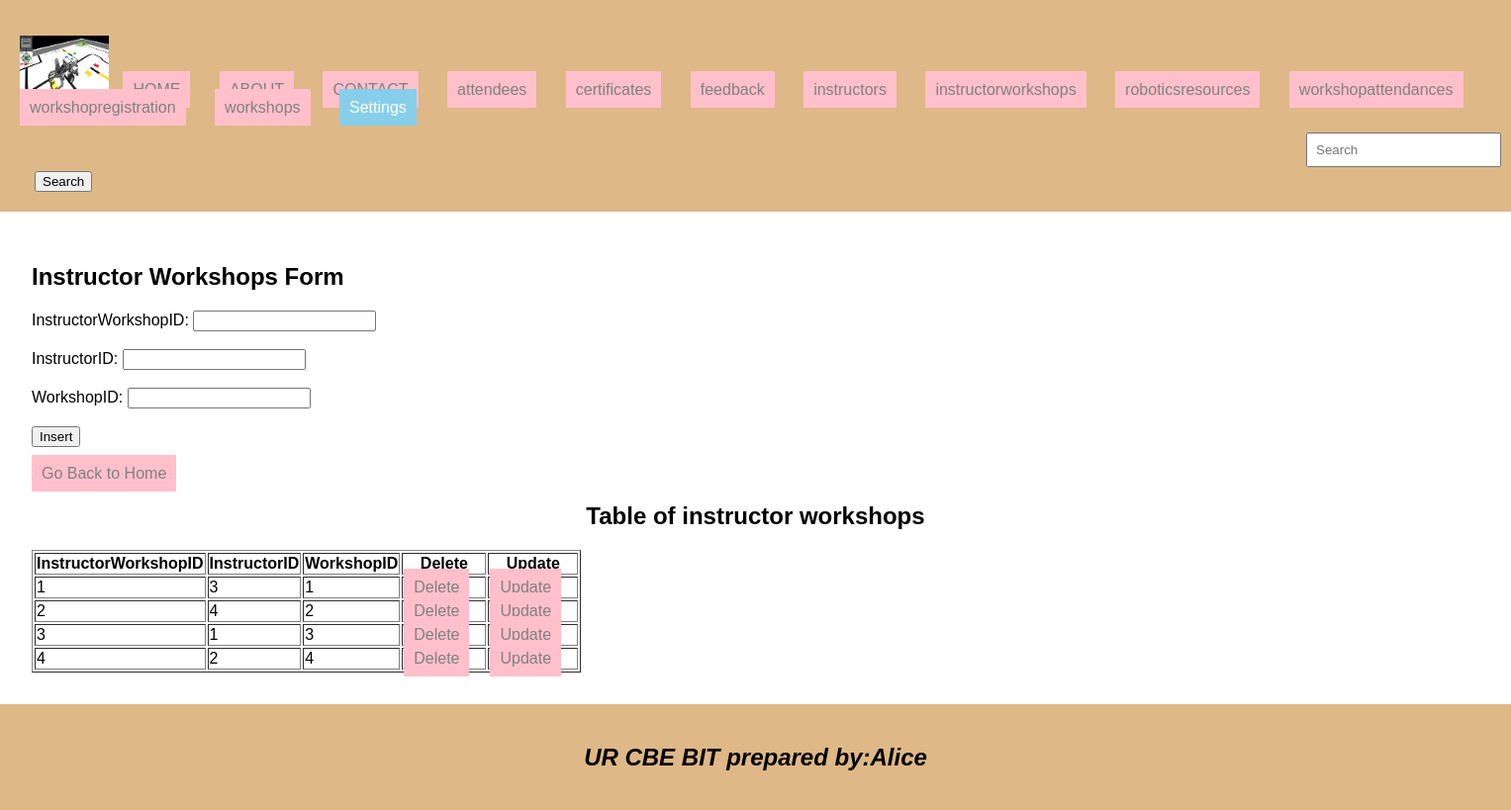
/instructorworkshops.php, run on the app's committed database.
### tables this page shows
CREATE TABLE `instructorworkshops` (
  `InstructorWorkshopID` int(11) NOT NULL,
  `InstructorID` int(11) NOT NULL,
  `WorkshopID` int(11) NOT NULL
);

### instructorworkshops.php (the view, shortened to what this page needs)
<!DOCTYPE html>
<html lang="en">
<head>
    <link rel="stylesheet" type="text/css" href="style.css" title="style 1" media="screen, tv, projection, handheld, print"/>
</head>
<body>
<header>
     <ul style="list-style-type: none; padding: 0;">
    <li style="display: inline; margin-right: 10px;">
    <img src="./images/images.jpeg" width="90" height="60" alt="Logo">
  </li>
    <li style="display: inline; margin-right: 10px;"><a href="./home.html">HOME</a>
  </li>
    <li style="display: inline; margin-right: 10px;"><a href="./about.html">ABOUT</a>
  </li>
    <li style="display: inline; margin-right: 10px;"><a href="./contact.html">CONTACT</a>
  </li>
    <li style="display: inline; margin-right: 10px;"><a href="./attendees.php">attendees</a>
  </li>
    <li style="display: inline; margin-right: 10px;"><a href="./certificates.php">certificates</a>
  </li>
    <li style="display: inline; margin-right: 10px;"><a href="./feedback.php">feedback</a>
  </li>
    <li style="display: inline; margin-right: 10px;"><a href="./instructors.php">instructors</a>
  </li>
    <li style="display: inline; margin-right: 10px;"><a href="./instructorworkshops.php">instructorworkshops</a>
  </li>
  <li style="display: inline; margin-right: 10px;"><a href="./roboticsresources.php">roboticsresources</a>
  </li>
  <li style="display: inline; margin-right: 10px;"><a href="./workshopattendances.php">workshopattendances</a>
  </li>
  <li style="display: inline; margin-right: 10px;"><a href="./workshopregistration.php">workshopregistration</a>
  </li>
  <li style="display: inline; margin-right: 10px;"><a href="./workshops.php">workshops</a>
  </li>
    <li class="dropdown" style="display: inline; margin-right: 10px;">
      <a href="#" style="padding: 10px; color: white; background-color: skyblue; text-decoration: none; margin-right: 15px;">Settings</a>
        </li>
    </ul>
    <form class="d-flex" role="search" action="search.php">
        <input class="form-control me-2" type="search" placeholder="Search" aria-label="Search" name="query">
        <button class="btn btn-outline-success" type="submit">Search</button>
    </form>
</header>
<section>
    <h1>Instructor Workshops Form</h1>
<form method="post" onsubmit="return confirmInsert();">
    <label for="InstructorWorkshopID">InstructorWorkshopID:</label>
    <input type="number" id="InstructorWorkshopID" name="InstructorWorkshopID" required><br><br>
    <label for="InstructorID">InstructorID:</label>
    <input type="number" id="InstructorID" name="InstructorID" required><br><br>
    <label for="WorkshopID">WorkshopID:</label>
    <input type="number" id="WorkshopID" name="WorkshopID" required><br><br>
    <input type="submit" name="insert" value="Insert"><br><br>
</form>
<a href="./home.html">Go Back to Home</a>
<center><h2>Table of instructor workshops</h2></center>
<table border="1">
    <tr>
        <th>InstructorWorkshopID</th>
        <th>InstructorID</th>
        <th>WorkshopID</th>
        <th>Delete</th>
        <th>Update</th>
    </tr>
    <?php
    include('database_connection.php');
    $stmt = $connection->prepare("SELECT * FROM instructorworkshops");
    $stmt->execute();
    $result = $stmt->get_result();
    if ($result->num_rows > 0) {
        while ($row = $result->fetch_assoc()) {
            $instructorWorkshopID = $row["InstructorWorkshopID"];
            echo "<tr>
                <td>" . $row["InstructorWorkshopID"] . "</td>
                <td>" . $row["InstructorID"] . "</td>
                <td>" . $row["WorkshopID"] . "</td>
                <td><a href='delete_instructorworkshops.php?InstructorWorkshopID=$instructorWorkshopID'>Delete</a></td>
                <td><a href='update_instructorworkshops.php?InstructorWorkshopID=$instructorWorkshopID'>Update</a></td>
            </tr>";
        }
    } else {
        echo "<tr><td colspan='5'>No data found</td></tr>";
    }
    ?>
</table>
</section>
<footer>
    <center>
        <b><h2><i>UR CBE BIT  prepared by:Alice</i></h2></b>
    </center>
</footer>
</body>
</html>

### style.css (style rules this page uses)
body { font-family: Arial, sans-serif; margin: 0; padding: 0; }
header { background-color:burlywood; padding: 20px; }
footer { background-color:burlywood; padding: 20px; }
.dropdown { position: relative; display: inline; margin-right: 10px; }

### instructorworkshops.php (style rules this page uses)
a { padding: 10px; color: white; background-color: pink; text-decoration: none; margin-right: 15px; }
a:link { color: grey; }
button.btn { margin-left: 15px; margin-top: 4px; }
input.form-control { margin-left: 1300px; padding: 8px; }
section { padding:32px; }
footer { background-color:burlywood; padding: 20px; }

### data on the page
instructorworkshops: InstructorWorkshopID "1", InstructorID "3", WorkshopID "1"
instructorworkshops: InstructorWorkshopID "2", InstructorID "4", WorkshopID "2"
instructorworkshops: InstructorWorkshopID "3", InstructorID "1", WorkshopID "3"
instructorworkshops: InstructorWorkshopID "4", InstructorID "2", WorkshopID "4"
